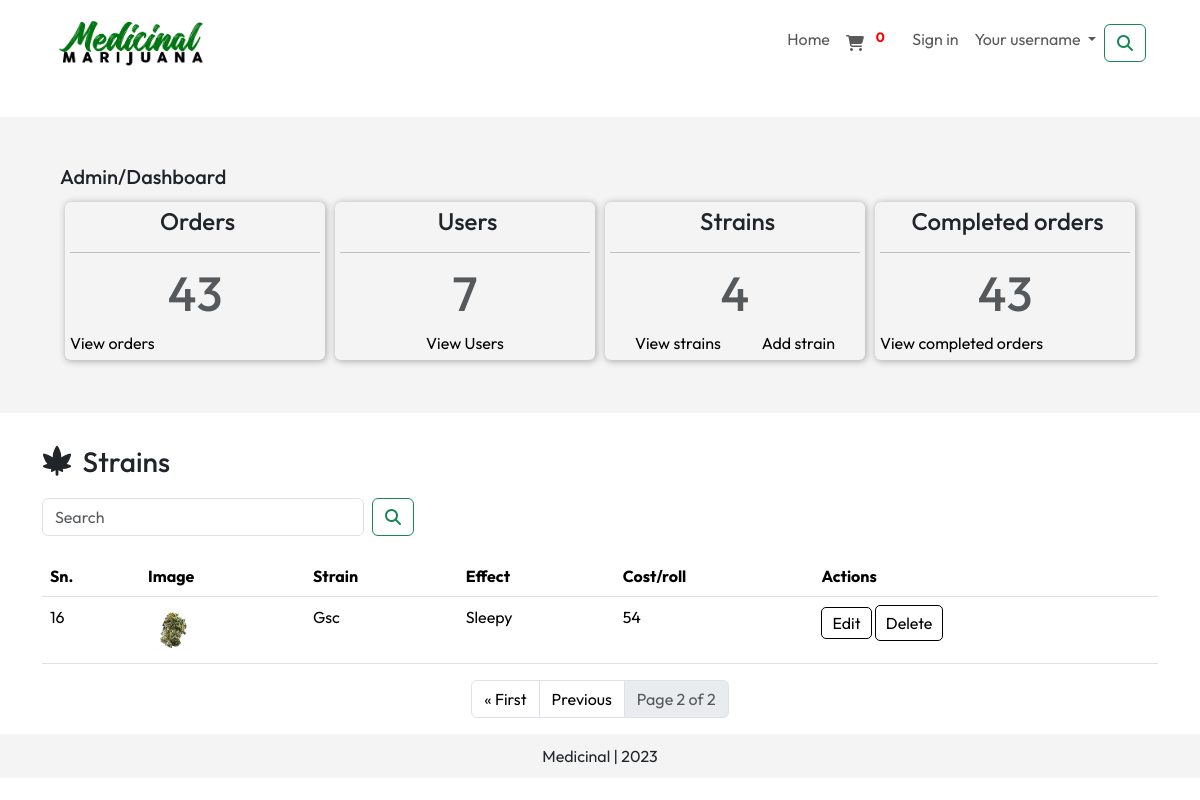
The page /strains/?page=2 on the database its author committed.
### medicinalMarijuana/models.py (models this page shows, shortened)
class Strains(models.Model):
    strain_name = models.CharField(max_length=20, blank=False, null=False)
    thc = models.IntegerField()
    effect = models.CharField(max_length=50, blank=False, null=False)
    cost_blunt = models.IntegerField()
    product_image = models.ImageField(upload_to="strains/", blank=True, null=True)

### medicinalMarijuana/views.py (the view)
# urls.py: path('strains/', views.strains, name='strains'),
def strains(request):
    paginator = Paginator(Strains.objects.all().order_by('id'), 3)  # displays 4 products in a random order
    new_page = request.GET.get('page')
    strains = paginator.get_page(new_page)
    straincount = Strains.objects.all().count()
    userscount = User.objects.all().count()
    context = {'strains': strains, "straincount": straincount, "userscount": userscount}
    return render(request, 'admin/strains.html', context)

### medicinalMarijuana/templates/admin/strains.html (shortened to what this page needs)
{% extends 'base.html' %}
{% load static %}
{% block landingSection %}
    {% include 'admin/analytics.html' %}
    {% if strains %}
    <div class="container-fluid" id="straindiv">
        <div class="container"><h3><i class="fa-solid fa-cannabis" style="font-size:30px"></i>  Strains</h3>
        <form class="d-flex col-md-4 table-search" role="search" method="get" action="{% url 'searchresult' %}">
              <input class="form-control me-2" type="search" name="searchstrains" placeholder="Search" aria-label="Search" required>
              <button class="btn btn-outline-success" type="submit">
                  <i class="fa-solid fa-magnifying-glass"></i>
              </button>
            </form>
                <table class="table table-hover">
                          <thead>
                            <tr>
                              <th>Sn.</th>
                                <th>Image</th>
                               <th>Strain</th>
                              <th scope="col">Effect</th>
                              <th scope="col">Cost/roll</th>
                              <th scope="col">Actions</th>
                            </tr>
                          </thead>
                          <tbody>
                          {% for strain in strains %}
                        <tr>
                          <td>{{ strain.id }}</td>
                          <td><img src="/media/{{ strain.product_image }}" width="50" alt=""></td>
                          <td>{{ strain.strain_name }}</td>
                          <td>{{ strain.effect }}</td>
                          <td>{{ strain.cost_blunt }}</td>
                          <td>
                              <a href="/editstrain/{{ strain.id }}" class="btn-custom btn-custom-edit">Edit</a>
                              <button class="btn-custom btn-custom-delete" id="deletebtn">Delete</button>
                          </td>
                        </tr>
                          {% endfor %}
                      </tbody>
                    </table>
        </div>
    </div>
       <div class="container">
                <nav aria-label="Page navigation example">
              <ul class="pagination justify-content-center">
                {% if strains.has_previous %}
                    <li class="page-item"><a class="page-link" href="?page=1">&laquo First</a></li>
                    <li class="page-item"><a class="page-link" href="?page={{ strains.previous_page_number }}">Previous</a></li>
                {% endif %}
                <li class="page-item disabled"><a href="#" class="page-link">Page {{ strains.number }} of {{ strains.paginator.num_pages }}</a></li>
                 </ul>
        </nav>
    </div>
     {% else %}
    <p>No strains found</p>
    {% endif %}
{% endblock %}

### static/css/styles.css (style rules this page uses)
* { margin: 0; padding: 0; box-sizing: border-box; font-family: 'Outfit', sans-serif; font-size: 16px; }
html { scroll-behavior: smooth; --bg-clr-one: #fffdfb; --bg-clr-two: #fffbf4; --bg-clr-three: #eef1f6; --primary-clr: #070707; --gold-clr: #DAA520; --primary-light-clr: #eaf3fa; --links-clr: #0f0f0f; --text-clr-one: black; --text-clr-two: white; --secondary-heading: #151515; }
body { margin: 0; padding: 0; position: relative; min-height: 100vh; }
a { text-decoration: none; color: black; }
.message h1, p, img { text-align: center; padding: 5px; }
.fa-cannabis { padding-right: 5px; }
.btn-custom { background: transparent; border-radius: 5px; border: 1px solid black; padding: 5px 10px; }
.page-link { color: black; }
.pagination { text-align: center; }
.table-search { margin: 20px 0; }

### rows shown on the page
Strains: id "16", product_image (picture), strain_name "Gsc", effect "Sleepy", cost_blunt "54"

### other values the page prints
{{ userscount }} "7"
{{ straincount }} "4"
{{ strains.number }} "2"
{{ strains.paginator.num_pages }} "2"
